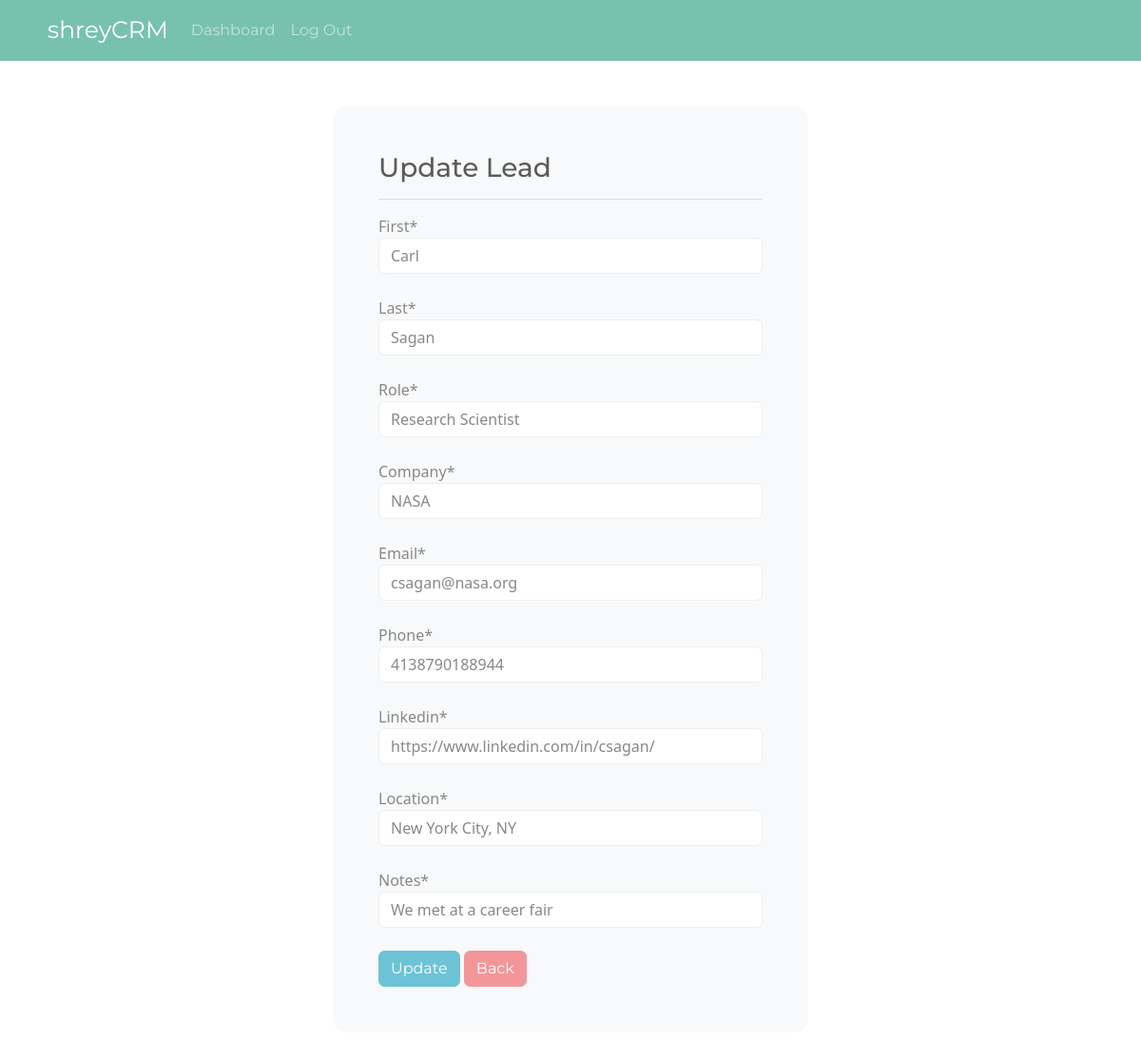
The page /update1 (signed in) on the database its author committed.
### app/models.py (models this page shows, shortened)
class Lead(models.Model):
    date = models.DateTimeField(auto_now_add=True)
    first = models.CharField(max_length=15)
    last = models.CharField(max_length=15)
    role = models.CharField(max_length=100)
    company = models.CharField(max_length=50)
    email = models.EmailField(max_length=50)
    phone = models.CharField(max_length=20)
    linkedin = models.URLField(max_length=300)
    location = models.CharField(max_length=300)
    notes = models.CharField(max_length=1000)

### app/views.py (the view)
# urls.py: path('update<int:pk>', views.update, name="update"),
@login_required(login_url='login')
def update(request, pk):
    lead = Lead.objects.get(id=pk)
    form = updateLeadForm(instance=lead)
    if request.method == 'POST':
        form = updateLeadForm(request.POST, instance=lead)
        if form.is_valid():
            form.save()
            return redirect("dashboard")
    context = {'form':form}
    return render(request, 'app/update.html', context=context)

### app/forms.py
class updateLeadForm(forms.ModelForm):
    class Meta:
        model = Lead
        fields = ['first', 'last', 'role', 'company', 'email', 'phone', 'linkedin', 'location', 'notes']

### app/templates/app/update.html (shortened to what this page needs)
{% extends 'app/base.html' %}
{% load crispy_forms_tags %}
{% block content %}
<body>
    <br>
    <br>
    <div class="container bg-light shadow-md p-5 form-layout">
        <h3>Update Lead</h3>
        <hr>
        <form method="POST" autocomplete="off">
            {{form.first|as_crispy_field}}
            <br>
            {{form.last|as_crispy_field}}
            <br>
            {{form.role|as_crispy_field}}
            <br>
            {{form.company|as_crispy_field}}
            <br>
            {{form.email|as_crispy_field}}
            <br>
            {{form.phone|as_crispy_field}}
            <br>
            {{form.linkedin|as_crispy_field}}
            <br>
            {{form.location|as_crispy_field}}
            <br>
            {{form.notes|as_crispy_field}}
            <br>
            <button type="submit" class="btn btn-info">
                Update
            </button>
            <a href="{% url 'dashboard' %}" class="btn btn-secondary">
                Back
            </a>
        </form>
    </div>
    <br>
    <br>
    <br>
</body>
{% endblock %}

### static/css/styles.css (style rules this page uses)
.form-layout { border-radius: 15px; width: 500px; }

### rows shown on the page
Lead: first "Carl", last "Sagan", role "Research Scientist", company "NASA", email "csagan@nasa.org", phone "4138790188944", linkedin "https://www.linkedin.com/in/csagan/", location "New York City, NY", notes "We met at a career fair"
